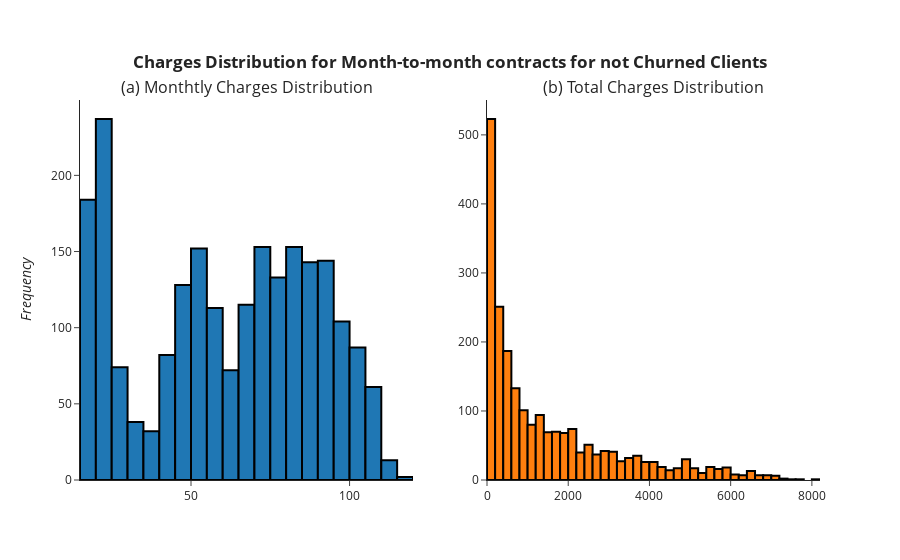

The notebook cell this image was saved under:
### Markdown cell above
Now, the difference between a Month-to-month and annual contractts is bigger, and can lead to a conclusion that annual contracts are better to retain the clients, perhaps fidelity promotions could aid to reduce the churn rate.<br>
As the problem can be examined more deep on Month-to-month contract types, a good idea is see the Monthly Charges and Total Charges distribution for the not churned clients of this contract.

### Code cell
df_aux = dataset.query('(Contract == "Month-to-month") and (Churn == "No")')
histogram_subplot(df_aux, df_aux, "MonthlyCharges", "TotalCharges", 
                  "<b>Charges Distribution for Month-to-month contracts for not Churned Clients</b>",
                  "(a) Monthtly Charges Distribution", "(b) Total Charges Distribution")

### Figure 1 — Plotly figure (JSON) as saved in the notebook; plotly's stock layout.template omitted (floating-point values rounded to 4 significant figures; data arrays with more than 128 entries replaced by an {"elided": "..."} marker saying what was removed)
{"data": [{"marker": {"line": {"color": "#000000", "width": 2}}, "showlegend": false, "type": "histogram", "x": {"elided": "2220 float values"}, "xaxis": "x", "yaxis": "y"}, {"marker": {"line": {"color": "#000000", "width": 2}}, "showlegend": false, "type": "histogram", "x": {"elided": "2220 float values"}, "xaxis": "x2", "yaxis": "y2"}], "layout": {"annotations": [{"font": {"size": 16}, "showarrow": false, "text": "(a) Monthtly Charges Distribution", "x": 0.225, "xanchor": "center", "xref": "paper", "y": 1, "yanchor": "bottom", "yref": "paper"}, {"font": {"size": 16}, "showarrow": false, "text": "(b) Total Charges Distribution", "x": 0.775, "xanchor": "center", "xref": "paper", "y": 1, "yanchor": "bottom", "yref": "paper"}], "autosize": false, "title": {"text": "<b>Charges Distribution for Month-to-month contracts for not Churned Clients</b>", "x": 0.5, "xanchor": "center", "y": 0.9, "yanchor": "top"}, "xaxis": {"anchor": "y", "domain": [0, 0.45]}, "xaxis2": {"anchor": "y2", "domain": [0.55, 1]}, "yaxis": {"anchor": "x", "automargin": true, "domain": [0, 1], "title": {"text": "<i>Frequency</i>"}}, "yaxis2": {"anchor": "x2", "automargin": true, "domain": [0, 1]}}}
